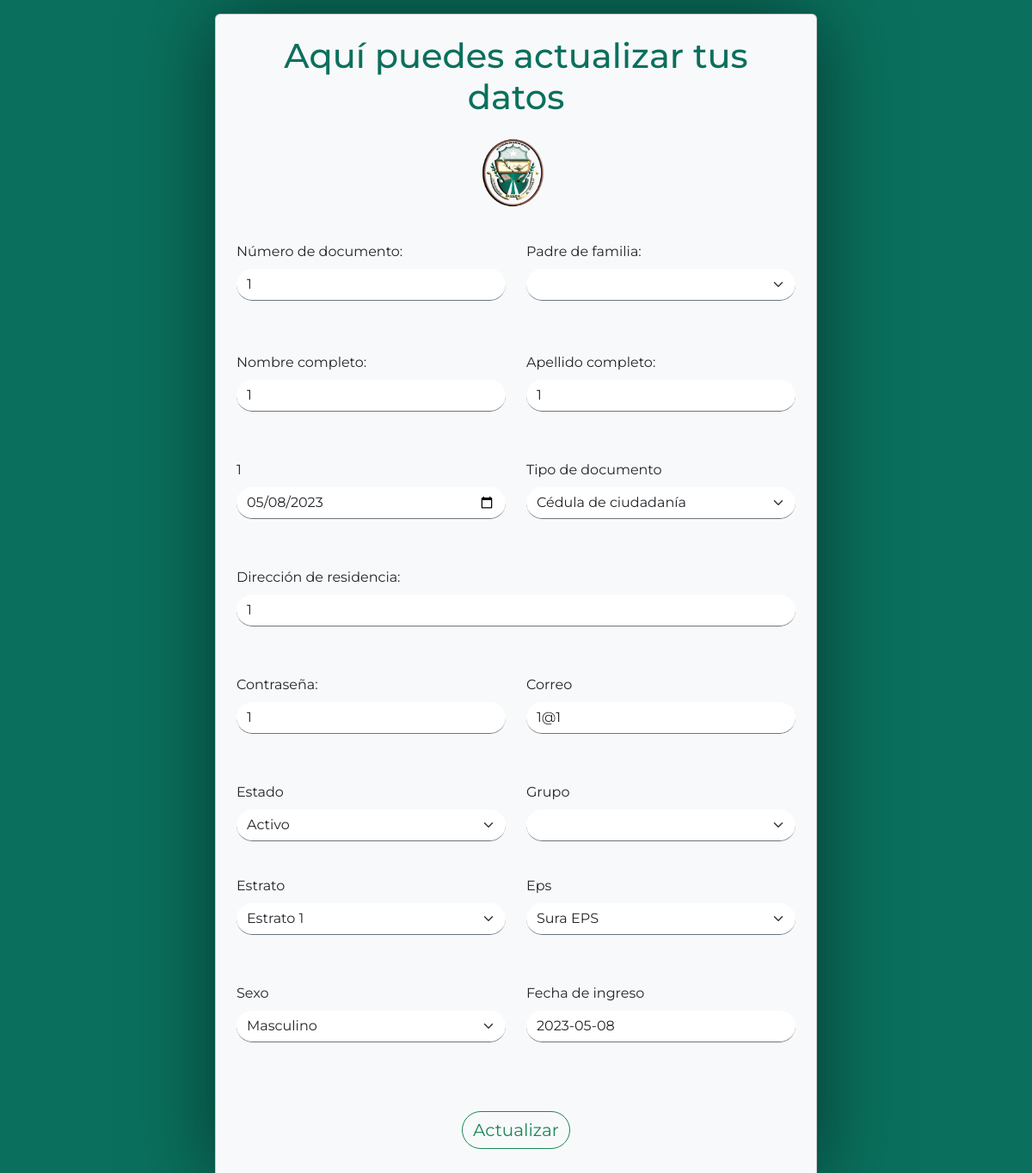
/pdatos_estudiante.php (signed in), run on the app's committed database.
### tables this page shows
CREATE TABLE `estudiantes` (
  `numero_identificacion` int(10) DEFAULT NULL,
  `id_estudiante` int(11) NOT NULL,
  `nombre_completo_estudiante` varchar(50) NOT NULL,
  `apellido_completo_estudiante` varchar(50) NOT NULL,
  `fecha_nacimiento` date NOT NULL,
  `sexo_e` int(1) NOT NULL,
  `direccion_residencia` varchar(255) NOT NULL,
  `tipo_documento` int(1) NOT NULL,
  `grupo` int(11) DEFAULT NULL,
  `fecha_ingreso` date NOT NULL,
  `t_usuario` int(1) NOT NULL,
  `alergias` varchar(255) DEFAULT NULL,
  `enfermedades` varchar(255) DEFAULT NULL,
  `estado_estudiante` int(1) NOT NULL,
  `eps_id` int(2) NOT NULL,
  `estrato_id` int(2) NOT NULL,
  `telefono` int(10) NOT NULL,
  `correo` varchar(255) NOT NULL,
  `contrasena` varchar(255) NOT NULL,
  `id_padres` int(11) DEFAULT NULL
);

CREATE TABLE `tipos_documento` (
  `id_tipo` int(1) NOT NULL,
  `tipo` varchar(20) NOT NULL
);

CREATE TABLE `estados` (
  `id_estado` int(1) NOT NULL,
  `estado` varchar(11) NOT NULL
);

CREATE TABLE `estratos` (
  `id` int(2) NOT NULL,
  `nombre` varchar(10) DEFAULT NULL
);

CREATE TABLE `eps` (
  `id` int(2) NOT NULL,
  `nombre` varchar(255) DEFAULT NULL
);

CREATE TABLE `sexo` (
  `id` int(1) NOT NULL,
  `N_sexo` varchar(20) NOT NULL
);

### mostrarDatosEstu.php (called while the page is built, shortened)
<?php
$con = conectar();
if (isset($_SESSION['Ndocumento'])) {
    $Ndocumento = $_SESSION['Ndocumento'];
    $sql = "SELECT estudiantes.*, eps.nombre as nombre_eps, tipos_documento.tipo as tipo_documento, estados.estado as estado_estudiante,sexo.N_sexo as sexo_e, estratos.nombre as estrato_id
    FROM estudiantes
    JOIN sexo ON estudiantes.sexo_e = sexo.id
    JOIN estados ON estudiantes.estado_estudiante = estados.id_estado
    JOIN eps ON estudiantes.eps_id = eps.id
   JOIN estratos ON estudiantes.estrato_id = estratos.id
    JOIN tipos_documento ON estudiantes.tipo_documento = tipos_documento.id_tipo
    WHERE estudiantes.numero_identificacion = '$Ndocumento'";
    $result = mysqli_query($con, $sql);
    if (mysqli_num_rows($result) > 0) {
        while ($row = mysqli_fetch_assoc($result)) {
            $cod2 = $row['nombre_completo_estudiante'];
            $cod3 = $row['apellido_completo_estudiante'];
            $cod5 = $row['sexo_e'];
            $cod6 = $row['direccion_residencia'];
            $cod7 = $row['tipo_documento'];
            $cod8 = $row['numero_identificacion'];
            $cod10 = $row['fecha_ingreso'];
            $cod14 = $row['estado_estudiante'];
            $cod15 = $row['nombre_eps'];
            $cod16 = $row['estrato_id'];
            $cod18 = $row['correo'];
            $cod19 = $row['contrasena'];
        }
    } else {
        echo "No se encontraron datos del estudiante";
    }
}

### pdatos_estudiante.php (the view, shortened to what this page needs)
<?php
require_once("mostrarDatosEstu.php");
?>
<!DOCTYPE html>
<html lang="en">
<head>
    <link rel="stylesheet" href="https://cdn.jsdelivr.net/npm/bootstrap@5.2.0/dist/css/bootstrap.min.css">
</head>
<body>
    <div class="container p-3">
        <div class="card p-4 mx-auto p-3" style="max-width: 700px; background-color: #f8f9fa;">
            <div class="row">
                <div class="col-md-12 text-center">
                    <h1 class="mb-4 titulo" style="color: #0a705d;">Aquí puedes actualizar tus datos</h1>
                    <img src="img/logo.png" alt="Descripción de la imagen">
                </div>
            </div>
            <div class="row mb-3">
                <div class="col-md-6">
                    <label for="numero_documento" class="form-label">Número de documento:</label>
                    <input type="text" value="<?php echo $cod8; ?>" class="form-control rounded-pill border-0 border-bottom border-secondary" name="numero_documento" placeholder="hola">
                </div>
                <div class="col-md-6 movi">
                    <label class="form-label">Padre de familia:</label>
                    <select class="form-select rounded-pill border-0 border-bottom border-secondary" name="id_padre_familia">
                    </select>
                </div>
            </div>
            <div class="row mb-3 pt-1">
                <div class="col-md-6">
                    <label for="nombre_completo_estudiante" class="form-label">Nombre completo:</label>
                    <input type="text" value="<?php echo $cod2; ?>" class="form-control rounded-pill border-0 border-bottom border-secondary" name="nombre_completo_estudiante">
                </div>
                <div class="col-md-6 movi">
                    <label class="form-label">Apellido completo:</label>
                    <input type="text" value="<?php echo $cod3; ?>" class="form-control rounded-pill border-0 border-bottom border-secondary" name="apellido_completo_estudiante">
                </div>
            </div>
            <div class="row mb-3">
                <div class="col-md-6">
                    <label class="form-label"><?php echo $cod8; ?></label>
                    <input type="date" value="<?php echo $cod10; ?>" class="form-control rounded-pill border-0 border-bottom border-secondary" name="fecha_nacimiento">
                </div>
                <div class="col-md-6 movi">
                    <label class="form-label">Tipo de documento</label>
                    <select class="form-select rounded-pill border-0 border-bottom border-secondary" name="tipo_documento">
                        <option selected><?php echo $cod7 ?></option>
                    </select>
                </div>
            </div>
            <div class="row mb-3">
                <div class="col-md-12">
                    <label class="form-label">Dirección de residencia:</label>
                    <input type="text" value="<?php echo $cod6; ?>" class="form-control rounded-pill border-0 border-bottom border-secondary" name="apellido_completo_estudiante">
                </div>
            </div>
            <div class="row mb-3">
                <div class="col-md-6">
                    <label class="form-label">Contraseña:</label>
                    <input type="text" class="form-control rounded-pill border-0 border-bottom border-secondary" value="<?php echo $cod19 ?>" name="contrasena">
                </div>
                <div class="col-md-6 movi">
                    <label class="form-label">Correo</label>
                    <input type="text" value="<?php echo $cod18; ?>" class="form-control rounded-pill border-0 border-bottom border-secondary" name="correo">
                </div>
            </div>
            <div class="row mb-3">
                <div class="col-md-6">
                    <label class="form-label">Estado</label>
                    <select class="form-select rounded-pill border-0 border-bottom border-secondary" name="">
                        <option selected><?php echo $cod14 ?></option>
                    </select>
                </div>
                <div class="col-md-6 movi">
                    <label class="form-label">Grupo</label>
                    <select class="form-select rounded-pill border-0 border-bottom border-secondary" name="">
                        <option selected><?php echo $cod9 ?> </option>
                        <option value="1">Masculino</option>
                    </select>
                </div>
                <div class="col-md-6  mb-3">
                    <label class="form-label">Estrato</label>
                    <select class="form-select rounded-pill border-0 border-bottom border-secondary" name="">
                        <option selected><?php echo $cod16 ?></option>
                    </select>
                </div>
                <div class="col-md-6 mb-3">
                    <label class="form-label">Eps</label>
                    <select class="form-select rounded-pill border-0 border-bottom border-secondary" name="">
                        <option selected><?php echo $cod15 ?></option>
                    </select>
                </div>
                <div class="col-md-6 mb-3">
                    <label class="form-label">Sexo</label>
                    <select class="form-select rounded-pill border-0 border-bottom border-secondary" name="sexo">
                        <option selected><?php echo $cod5 ?></option>
                    </select>
                </div>
                <div class="col-md-6 mb-3">
                    <label class="form-label">Fecha de ingreso</label>
                    <input type="text" class="form-control rounded-pill border-0 border-bottom  border-secondary" value="<?php echo $cod10 ?>" name="fecha_i">
                </div>
            </div>
            <div class="input-group buscador mt-5 mb-3" style="display:flex; justify-content:center;">
                <div class="input-group-append">
                    <input type="submit" class="btn btn-outline-success rounded-pill mr-3" value="Actualizar" name="BTNcambio" style="font-size: 20px;">
                </div>
            </div>
        </div>
    </div>
</body>
</html>

### pdatos_estudiante.php (style rules this page uses)
.buscador { width: 650px; }
body { font-family: 'Montserrat', sans-serif; background-color: #0a705d; }
.mb-3 { margin-top: 40px; }
.card img { width: 80px; height: 80px; }
.card { box-shadow: 0 0 100px rgba(0, 0, 0, 0.5) !important; }

### data on the page
estudiantes: numero_documento "1", nombre_completo_estudiante "1", apellido_completo_estudiante "1", numero_identificacion "1", fecha_nacimiento "05/08/2023", tipo_documento "Cédula de ciudadanía", contrasena "1", correo "1@1", estado_estudiante.estado "Activo", estrato.nombre "Estrato 1", eps.nombre "Sura EPS", sexo "Masculino", fecha_i "2023-05-08"
